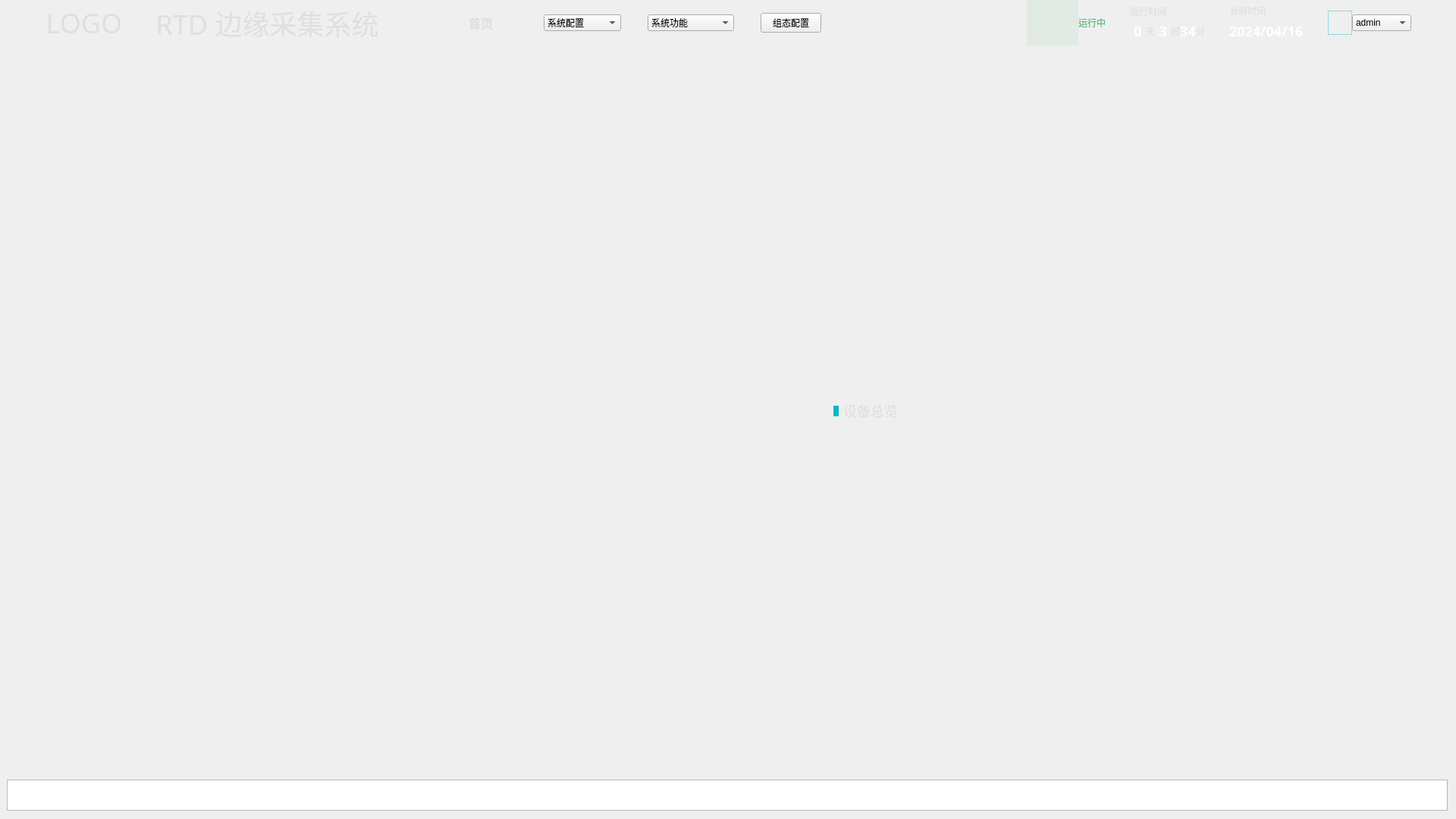
<?xml version="1.0" encoding="UTF-8"?>
<ui version="4.0">
 <class>MainWindow</class>
 <widget class="QMainWindow" name="MainWindow">
  <property name="geometry">
   <rect>
    <x>0</x>
    <y>0</y>
    <width>1920</width>
    <height>1080</height>
   </rect>
  </property>
  <property name="windowTitle">
   <string>MainWindow</string>
  </property>
  <widget class="QWidget" name="centralwidget">
   <property name="styleSheet">
    <string notr="true">#centralwidget{background-image: url(:/images/image/mainBg.png);}</string>
   </property>
   <layout class="QVBoxLayout" name="verticalLayout_2">
    <property name="spacing">
     <number>0</number>
    </property>
    <property name="leftMargin">
     <number>0</number>
    </property>
    <property name="topMargin">
     <number>0</number>
    </property>
    <property name="rightMargin">
     <number>0</number>
    </property>
    <property name="bottomMargin">
     <number>0</number>
    </property>
    <item>
     <widget class="QWidget" name="status" native="true">
      <property name="sizePolicy">
       <sizepolicy hsizetype="Preferred" vsizetype="Fixed">
        <horstretch>0</horstretch>
        <verstretch>0</verstretch>
       </sizepolicy>
      </property>
      <property name="minimumSize">
       <size>
        <width>0</width>
        <height>60</height>
       </size>
      </property>
      <layout class="QHBoxLayout" name="horizontalLayout_2">
       <property name="leftMargin">
        <number>0</number>
       </property>
       <property name="topMargin">
        <number>0</number>
       </property>
       <property name="rightMargin">
        <number>0</number>
       </property>
       <property name="bottomMargin">
        <number>0</number>
       </property>
       <item>
        <widget class="QWidget" name="status1" native="true">
         <property name="sizePolicy">
          <sizepolicy hsizetype="Fixed" vsizetype="Preferred">
           <horstretch>0</horstretch>
           <verstretch>0</verstretch>
          </sizepolicy>
         </property>
         <layout class="QHBoxLayout" name="horizontalLayout_6">
          <property name="spacing">
           <number>0</number>
          </property>
          <property name="sizeConstraint">
           <enum>QLayout::SetNoConstraint</enum>
          </property>
          <property name="leftMargin">
           <number>0</number>
          </property>
          <property name="topMargin">
           <number>0</number>
          </property>
          <property name="rightMargin">
           <number>0</number>
          </property>
          <property name="bottomMargin">
           <number>0</number>
          </property>
          <item>
           <spacer name="horizontalSpacer">
            <property name="orientation">
             <enum>Qt::Horizontal</enum>
            </property>
            <property name="sizeType">
             <enum>QSizePolicy::Fixed</enum>
            </property>
            <property name="sizeHint" stdset="0">
             <size>
              <width>32</width>
              <height>20</height>
             </size>
            </property>
           </spacer>
          </item>
          <item>
           <widget class="QLabel" name="logo">
            <property name="sizePolicy">
             <sizepolicy hsizetype="Fixed" vsizetype="Fixed">
              <horstretch>0</horstretch>
              <verstretch>0</verstretch>
             </sizepolicy>
            </property>
            <property name="minimumSize">
             <size>
              <width>134</width>
              <height>40</height>
             </size>
            </property>
            <property name="styleSheet">
             <string notr="true">width:105px;
height:47px;
line-height:normal;
text-shadow:0px 3px 6px rgba(0, 0, 0, 0.16);
font-family:YouSheBiaoTiHei;
color:#dfdfdf;
font-size:36px;</string>
            </property>
            <property name="text">
             <string>&lt;html&gt;&lt;head/&gt;&lt;body&gt;&lt;p&gt;LOGO&lt;/p&gt;&lt;/body&gt;&lt;/html&gt;</string>
            </property>
            <property name="alignment">
             <set>Qt::AlignCenter</set>
            </property>
           </widget>
          </item>
          <item>
           <spacer name="horizontalSpacer_2">
            <property name="orientation">
             <enum>Qt::Horizontal</enum>
            </property>
            <property name="sizeType">
             <enum>QSizePolicy::Fixed</enum>
            </property>
            <property name="sizeHint" stdset="0">
             <size>
              <width>24</width>
              <height>20</height>
             </size>
            </property>
           </spacer>
          </item>
          <item>
           <widget class="QLabel" name="title">
            <property name="sizePolicy">
             <sizepolicy hsizetype="Fixed" vsizetype="Preferred">
              <horstretch>0</horstretch>
              <verstretch>0</verstretch>
             </sizepolicy>
            </property>
            <property name="minimumSize">
             <size>
              <width>301</width>
              <height>47</height>
             </size>
            </property>
            <property name="styleSheet">
             <string notr="true">width:301px;
height:47px;
line-height:normal;
font-family:YouSheBiaoTiHei;
color:#dfdfdf;
font-size:36px;</string>
            </property>
            <property name="text">
             <string>RTD 边缘采集系统</string>
            </property>
            <property name="alignment">
             <set>Qt::AlignCenter</set>
            </property>
           </widget>
          </item>
          <item>
           <spacer name="horizontalSpacer_3">
            <property name="orientation">
             <enum>Qt::Horizontal</enum>
            </property>
            <property name="sizeType">
             <enum>QSizePolicy::Fixed</enum>
            </property>
            <property name="sizeHint" stdset="0">
             <size>
              <width>83</width>
              <height>20</height>
             </size>
            </property>
           </spacer>
          </item>
          <item>
           <widget class="QLabel" name="main">
            <property name="sizePolicy">
             <sizepolicy hsizetype="Fixed" vsizetype="Preferred">
              <horstretch>0</horstretch>
              <verstretch>0</verstretch>
             </sizepolicy>
            </property>
            <property name="minimumSize">
             <size>
              <width>96</width>
              <height>36</height>
             </size>
            </property>
            <property name="styleSheet">
             <string notr="true">width:32px;
height:16px;
line-height:normal;
font-family:Source Han Sans CN;
font-weight:700;
color:#dfdfdf;
font-size:16px;</string>
            </property>
            <property name="text">
             <string>首页</string>
            </property>
            <property name="alignment">
             <set>Qt::AlignCenter</set>
            </property>
           </widget>
          </item>
          <item>
           <spacer name="horizontalSpacer_4">
            <property name="orientation">
             <enum>Qt::Horizontal</enum>
            </property>
            <property name="sizeType">
             <enum>QSizePolicy::Fixed</enum>
            </property>
            <property name="sizeHint" stdset="0">
             <size>
              <width>35</width>
              <height>20</height>
             </size>
            </property>
           </spacer>
          </item>
          <item>
           <widget class="QComboBox" name="sysConfig">
            <property name="currentIndex">
             <number>0</number>
            </property>
            <item>
             <property name="text">
              <string>系统配置</string>
             </property>
            </item>
            <item>
             <property name="text">
              <string>RTD配置</string>
             </property>
            </item>
            <item>
             <property name="text">
              <string>测点配置</string>
             </property>
            </item>
            <item>
             <property name="text">
              <string>检测系统配置</string>
             </property>
            </item>
           </widget>
          </item>
          <item>
           <spacer name="horizontalSpacer_5">
            <property name="orientation">
             <enum>Qt::Horizontal</enum>
            </property>
            <property name="sizeType">
             <enum>QSizePolicy::Fixed</enum>
            </property>
            <property name="sizeHint" stdset="0">
             <size>
              <width>35</width>
              <height>20</height>
             </size>
            </property>
           </spacer>
          </item>
          <item>
           <widget class="QComboBox" name="sysFunction">
            <item>
             <property name="text">
              <string>系统功能</string>
             </property>
            </item>
            <item>
             <property name="text">
              <string>数据查询</string>
             </property>
            </item>
            <item>
             <property name="text">
              <string>告警列表</string>
             </property>
            </item>
            <item>
             <property name="text">
              <string>继电器异常列表</string>
             </property>
            </item>
            <item>
             <property name="text">
              <string>运行</string>
             </property>
            </item>
            <item>
             <property name="text">
              <string>停止</string>
             </property>
            </item>
           </widget>
          </item>
          <item>
           <spacer name="horizontalSpacer_6">
            <property name="orientation">
             <enum>Qt::Horizontal</enum>
            </property>
            <property name="sizeType">
             <enum>QSizePolicy::Fixed</enum>
            </property>
            <property name="sizeHint" stdset="0">
             <size>
              <width>35</width>
              <height>20</height>
             </size>
            </property>
           </spacer>
          </item>
          <item>
           <widget class="QPushButton" name="configuration">
            <property name="text">
             <string>组态配置</string>
            </property>
           </widget>
          </item>
         </layout>
        </widget>
       </item>
       <item>
        <spacer name="horizontalSpacer_7">
         <property name="orientation">
          <enum>Qt::Horizontal</enum>
         </property>
         <property name="sizeType">
          <enum>QSizePolicy::Fixed</enum>
         </property>
         <property name="sizeHint" stdset="0">
          <size>
           <width>253</width>
           <height>20</height>
          </size>
         </property>
        </spacer>
       </item>
       <item>
        <widget class="QWidget" name="status2" native="true">
         <property name="sizePolicy">
          <sizepolicy hsizetype="Fixed" vsizetype="Preferred">
           <horstretch>0</horstretch>
           <verstretch>0</verstretch>
          </sizepolicy>
         </property>
         <layout class="QHBoxLayout" name="horizontalLayout_4">
          <property name="spacing">
           <number>0</number>
          </property>
          <property name="leftMargin">
           <number>0</number>
          </property>
          <property name="topMargin">
           <number>0</number>
          </property>
          <property name="rightMargin">
           <number>5</number>
          </property>
          <property name="bottomMargin">
           <number>0</number>
          </property>
          <item>
           <widget class="QLabel" name="run">
            <property name="sizePolicy">
             <sizepolicy hsizetype="Fixed" vsizetype="Fixed">
              <horstretch>0</horstretch>
              <verstretch>0</verstretch>
             </sizepolicy>
            </property>
            <property name="minimumSize">
             <size>
              <width>68</width>
              <height>68</height>
             </size>
            </property>
            <property name="styleSheet">
             <string notr="true">width:68px;
height:68px;
background:rgba(92, 186, 117, 0.1);</string>
            </property>
            <property name="text">
             <string/>
            </property>
            <property name="pixmap">
             <pixmap resource="res.qrc">:/images/image/run.png</pixmap>
            </property>
            <property name="alignment">
             <set>Qt::AlignCenter</set>
            </property>
           </widget>
          </item>
          <item>
           <widget class="QLabel" name="runText">
            <property name="styleSheet">
             <string notr="true">width: 36px;
height: 12px;
line-height: normal;
font-family: Source Han Sans CN;
color: #5cba75;
font-size: 12px;
text-align: right;</string>
            </property>
            <property name="text">
             <string>运行中</string>
            </property>
           </widget>
          </item>
          <item>
           <spacer name="horizontalSpacer_8">
            <property name="orientation">
             <enum>Qt::Horizontal</enum>
            </property>
            <property name="sizeType">
             <enum>QSizePolicy::Fixed</enum>
            </property>
            <property name="sizeHint" stdset="0">
             <size>
              <width>32</width>
              <height>20</height>
             </size>
            </property>
           </spacer>
          </item>
          <item>
           <widget class="QWidget" name="verticalWidget_2" native="true">
            <property name="sizePolicy">
             <sizepolicy hsizetype="Fixed" vsizetype="Fixed">
              <horstretch>0</horstretch>
              <verstretch>0</verstretch>
             </sizepolicy>
            </property>
            <layout class="QVBoxLayout" name="verticalLayout_3">
             <property name="spacing">
              <number>0</number>
             </property>
             <property name="leftMargin">
              <number>0</number>
             </property>
             <property name="topMargin">
              <number>0</number>
             </property>
             <property name="rightMargin">
              <number>0</number>
             </property>
             <property name="bottomMargin">
              <number>0</number>
             </property>
             <item>
              <widget class="QLabel" name="runTime">
               <property name="sizePolicy">
                <sizepolicy hsizetype="Fixed" vsizetype="Fixed">
                 <horstretch>0</horstretch>
                 <verstretch>0</verstretch>
                </sizepolicy>
               </property>
               <property name="minimumSize">
                <size>
                 <width>48</width>
                 <height>12</height>
                </size>
               </property>
               <property name="styleSheet">
                <string notr="true">width:48px;
height:12px;
line-height:normal;
font-family:Source Han Sans CN;
color:#dfdfdf;
font-size:12px;
text-align:right;</string>
               </property>
               <property name="text">
                <string>运行时间</string>
               </property>
              </widget>
             </item>
             <item>
              <spacer name="verticalSpacer">
               <property name="orientation">
                <enum>Qt::Vertical</enum>
               </property>
               <property name="sizeHint" stdset="0">
                <size>
                 <width>20</width>
                 <height>4</height>
                </size>
               </property>
              </spacer>
             </item>
             <item>
              <widget class="QWidget" name="horizontalWidget_2" native="true">
               <property name="sizePolicy">
                <sizepolicy hsizetype="Fixed" vsizetype="Fixed">
                 <horstretch>0</horstretch>
                 <verstretch>0</verstretch>
                </sizepolicy>
               </property>
               <layout class="QHBoxLayout" name="horizontalLayout_5">
                <property name="spacing">
                 <number>0</number>
                </property>
                <property name="sizeConstraint">
                 <enum>QLayout::SetFixedSize</enum>
                </property>
                <property name="leftMargin">
                 <number>0</number>
                </property>
                <property name="topMargin">
                 <number>0</number>
                </property>
                <property name="rightMargin">
                 <number>0</number>
                </property>
                <property name="bottomMargin">
                 <number>0</number>
                </property>
                <item>
                 <widget class="QLabel" name="day">
                  <property name="sizePolicy">
                   <sizepolicy hsizetype="Fixed" vsizetype="Fixed">
                    <horstretch>0</horstretch>
                    <verstretch>0</verstretch>
                   </sizepolicy>
                  </property>
                  <property name="minimumSize">
                   <size>
                    <width>21</width>
                    <height>22</height>
                   </size>
                  </property>
                  <property name="baseSize">
                   <size>
                    <width>21</width>
                    <height>0</height>
                   </size>
                  </property>
                  <property name="styleSheet">
                   <string notr="true">width: 10px;
height: 22px;
line-height: normal;
font-family: DIN;
font-weight: 700;
color: #ffffff;
font-size: 18px;</string>
                  </property>
                  <property name="text">
                   <string>0</string>
                  </property>
                  <property name="alignment">
                   <set>Qt::AlignCenter</set>
                  </property>
                 </widget>
                </item>
                <item>
                 <widget class="QLabel" name="label_5">
                  <property name="styleSheet">
                   <string notr="true">width:12px;
height:12px;
line-height:normal;
font-family:Source Han Sans CN;
color:#dfdfdf;
font-size:12px;
text-align:right;</string>
                  </property>
                  <property name="text">
                   <string>天</string>
                  </property>
                 </widget>
                </item>
                <item>
                 <widget class="QLabel" name="hour">
                  <property name="sizePolicy">
                   <sizepolicy hsizetype="Fixed" vsizetype="Fixed">
                    <horstretch>0</horstretch>
                    <verstretch>0</verstretch>
                   </sizepolicy>
                  </property>
                  <property name="minimumSize">
                   <size>
                    <width>21</width>
                    <height>0</height>
                   </size>
                  </property>
                  <property name="baseSize">
                   <size>
                    <width>21</width>
                    <height>0</height>
                   </size>
                  </property>
                  <property name="styleSheet">
                   <string notr="true">width: 10px;
height: 22px;
line-height: normal;
font-family: DIN;
font-weight: 700;
color: #ffffff;
font-size: 18px;
</string>
                  </property>
                  <property name="text">
                   <string>3</string>
                  </property>
                  <property name="alignment">
                   <set>Qt::AlignCenter</set>
                  </property>
                 </widget>
                </item>
                <item>
                 <widget class="QLabel" name="label_3">
                  <property name="sizePolicy">
                   <sizepolicy hsizetype="Fixed" vsizetype="Fixed">
                    <horstretch>0</horstretch>
                    <verstretch>0</verstretch>
                   </sizepolicy>
                  </property>
                  <property name="styleSheet">
                   <string notr="true">width:12px;
height:12px;
line-height:normal;
font-family:Source Han Sans CN;
color:#dfdfdf;
font-size:12px;
text-align:right;</string>
                  </property>
                  <property name="text">
                   <string>时</string>
                  </property>
                 </widget>
                </item>
                <item>
                 <widget class="QLabel" name="min">
                  <property name="sizePolicy">
                   <sizepolicy hsizetype="Fixed" vsizetype="Fixed">
                    <horstretch>0</horstretch>
                    <verstretch>0</verstretch>
                   </sizepolicy>
                  </property>
                  <property name="minimumSize">
                   <size>
                    <width>21</width>
                    <height>22</height>
                   </size>
                  </property>
                  <property name="styleSheet">
                   <string notr="true">width: 10px;
height: 22px;
line-height: normal;
font-family: DIN;
font-weight: 700;
color: #ffffff;
font-size: 18px;</string>
                  </property>
                  <property name="text">
                   <string>34</string>
                  </property>
                  <property name="alignment">
                   <set>Qt::AlignCenter</set>
                  </property>
                 </widget>
                </item>
                <item>
                 <widget class="QLabel" name="label">
                  <property name="styleSheet">
                   <string notr="true">width:12px;
height:12px;
line-height:normal;
font-family:Source Han Sans CN;
color:#dfdfdf;
font-size:12px;
text-align:right;</string>
                  </property>
                  <property name="text">
                   <string>分</string>
                  </property>
                 </widget>
                </item>
               </layout>
              </widget>
             </item>
            </layout>
           </widget>
          </item>
          <item>
           <spacer name="horizontalSpacer_9">
            <property name="orientation">
             <enum>Qt::Horizontal</enum>
            </property>
            <property name="sizeType">
             <enum>QSizePolicy::Fixed</enum>
            </property>
            <property name="sizeHint" stdset="0">
             <size>
              <width>32</width>
              <height>20</height>
             </size>
            </property>
           </spacer>
          </item>
          <item>
           <widget class="QWidget" name="verticalWidget" native="true">
            <layout class="QVBoxLayout" name="verticalLayout_5">
             <property name="spacing">
              <number>0</number>
             </property>
             <property name="leftMargin">
              <number>0</number>
             </property>
             <property name="topMargin">
              <number>0</number>
             </property>
             <property name="rightMargin">
              <number>0</number>
             </property>
             <property name="bottomMargin">
              <number>0</number>
             </property>
             <item>
              <widget class="QLabel" name="label_2">
               <property name="sizePolicy">
                <sizepolicy hsizetype="Fixed" vsizetype="Fixed">
                 <horstretch>0</horstretch>
                 <verstretch>0</verstretch>
                </sizepolicy>
               </property>
               <property name="styleSheet">
                <string notr="true">width:48px;
height:12px;
line-height:normal;
font-family:Source Han Sans CN;
color:#dfdfdf;
font-size:12px;
text-align:right;</string>
               </property>
               <property name="text">
                <string>当前时间</string>
               </property>
              </widget>
             </item>
             <item>
              <widget class="QLabel" name="curTime">
               <property name="sizePolicy">
                <sizepolicy hsizetype="Fixed" vsizetype="Fixed">
                 <horstretch>0</horstretch>
                 <verstretch>0</verstretch>
                </sizepolicy>
               </property>
               <property name="styleSheet">
                <string notr="true">width: 152px;
height: 22px;
line-height: normal;
font-family: DIN;
font-weight: 700;
color: #ffffff;
font-size: 18px;</string>
               </property>
               <property name="text">
                <string>2024/04/16</string>
               </property>
              </widget>
             </item>
            </layout>
           </widget>
          </item>
          <item>
           <widget class="QWidget" name="horizontalWidget" native="true">
            <layout class="QHBoxLayout" name="horizontalLayout_7">
             <property name="spacing">
              <number>0</number>
             </property>
             <property name="leftMargin">
              <number>32</number>
             </property>
             <property name="topMargin">
              <number>0</number>
             </property>
             <property name="rightMargin">
              <number>0</number>
             </property>
             <property name="bottomMargin">
              <number>0</number>
             </property>
             <item>
              <widget class="QLabel" name="head">
               <property name="sizePolicy">
                <sizepolicy hsizetype="Fixed" vsizetype="Fixed">
                 <horstretch>0</horstretch>
                 <verstretch>0</verstretch>
                </sizepolicy>
               </property>
               <property name="minimumSize">
                <size>
                 <width>32</width>
                 <height>32</height>
                </size>
               </property>
               <property name="baseSize">
                <size>
                 <width>32</width>
                 <height>32</height>
                </size>
               </property>
               <property name="styleSheet">
                <string notr="true">width:32px;
height:32px;
background:radial-gradient(ellipse 50% 50% at 50% 50% ,rgba(47, 92, 104, 0) 0%,rgba(9, 183, 192, 0.4) 100%);
border:1px solid;
border-color:rgba(9, 183, 192, 0.4);</string>
               </property>
               <property name="text">
                <string/>
               </property>
               <property name="pixmap">
                <pixmap resource="res.qrc">:/images/image/head.png</pixmap>
               </property>
               <property name="alignment">
                <set>Qt::AlignCenter</set>
               </property>
              </widget>
             </item>
             <item>
              <widget class="QComboBox" name="comboBox">
               <item>
                <property name="text">
                 <string>admin</string>
                </property>
               </item>
               <item>
                <property name="text">
                 <string>用户管理</string>
                </property>
               </item>
               <item>
                <property name="text">
                 <string>切换用户</string>
                </property>
               </item>
               <item>
                <property name="text">
                 <string>最小化</string>
                </property>
               </item>
               <item>
                <property name="text">
                 <string>退出系统</string>
                </property>
               </item>
              </widget>
             </item>
            </layout>
           </widget>
          </item>
         </layout>
        </widget>
       </item>
       <item>
        <spacer name="horizontalSpacer_10">
         <property name="orientation">
          <enum>Qt::Horizontal</enum>
         </property>
         <property name="sizeType">
          <enum>QSizePolicy::Fixed</enum>
         </property>
         <property name="sizeHint" stdset="0">
          <size>
           <width>40</width>
           <height>20</height>
          </size>
         </property>
        </spacer>
       </item>
      </layout>
     </widget>
    </item>
    <item>
     <widget class="QWidget" name="overview" native="true">
      <property name="sizePolicy">
       <sizepolicy hsizetype="Preferred" vsizetype="Fixed">
        <horstretch>0</horstretch>
        <verstretch>0</verstretch>
       </sizepolicy>
      </property>
      <property name="minimumSize">
       <size>
        <width>0</width>
        <height>957</height>
       </size>
      </property>
      <layout class="QHBoxLayout" name="horizontalLayout" stretch="3,2">
       <property name="spacing">
        <number>0</number>
       </property>
       <property name="leftMargin">
        <number>0</number>
       </property>
       <item>
        <widget class="QLabel" name="label_4">
         <property name="styleSheet">
          <string notr="true"/>
         </property>
         <property name="text">
          <string/>
         </property>
         <property name="pixmap">
          <pixmap resource="res.qrc">:/images/image/mainSys.png</pixmap>
         </property>
         <property name="alignment">
          <set>Qt::AlignCenter</set>
         </property>
        </widget>
       </item>
       <item>
        <widget class="QWidget" name="verticalWidget" native="true">
         <layout class="QVBoxLayout" name="verticalLayout_6">
          <property name="spacing">
           <number>0</number>
          </property>
          <property name="bottomMargin">
           <number>1</number>
          </property>
          <item>
           <widget class="QWidget" name="horizontalWidget_2" native="true">
            <property name="sizePolicy">
             <sizepolicy hsizetype="Fixed" vsizetype="Fixed">
              <horstretch>0</horstretch>
              <verstretch>0</verstretch>
             </sizepolicy>
            </property>
            <property name="minimumSize">
             <size>
              <width>824</width>
              <height>56</height>
             </size>
            </property>
            <property name="baseSize">
             <size>
              <width>824</width>
              <height>56</height>
             </size>
            </property>
            <property name="styleSheet">
             <string notr="true">background:linear-gradient(90.55deg,#a6e8f9 0.03%,#6c777c 98.88%);
backdrop-filter:blur(22px);</string>
            </property>
            <layout class="QHBoxLayout" name="horizontalLayout_8">
             <item>
              <spacer name="horizontalSpacer_11">
               <property name="orientation">
                <enum>Qt::Horizontal</enum>
               </property>
               <property name="sizeType">
                <enum>QSizePolicy::Fixed</enum>
               </property>
               <property name="sizeHint" stdset="0">
                <size>
                 <width>12</width>
                 <height>20</height>
                </size>
               </property>
              </spacer>
             </item>
             <item>
              <widget class="QLabel" name="label_6">
               <property name="sizePolicy">
                <sizepolicy hsizetype="Fixed" vsizetype="Fixed">
                 <horstretch>0</horstretch>
                 <verstretch>0</verstretch>
                </sizepolicy>
               </property>
               <property name="minimumSize">
                <size>
                 <width>3</width>
                 <height>0</height>
                </size>
               </property>
               <property name="baseSize">
                <size>
                 <width>3</width>
                 <height>0</height>
                </size>
               </property>
               <property name="styleSheet">
                <string notr="true">width:3px;
height:14px;
background:#09b7c0;</string>
               </property>
               <property name="text">
                <string/>
               </property>
               <property name="alignment">
                <set>Qt::AlignLeading|Qt::AlignLeft|Qt::AlignVCenter</set>
               </property>
              </widget>
             </item>
             <item>
              <widget class="QLabel" name="label_7">
               <property name="sizePolicy">
                <sizepolicy hsizetype="Preferred" vsizetype="Fixed">
                 <horstretch>0</horstretch>
                 <verstretch>0</verstretch>
                </sizepolicy>
               </property>
               <property name="font">
                <font>
                 <family>YouSheBiaoTiHei</family>
                 <pointsize>-1</pointsize>
                </font>
               </property>
               <property name="styleSheet">
                <string notr="true">width:66px;
height:23px;
line-height:normal;
font-family:YouSheBiaoTiHei;
color:#dfdfdf;
font-size:18px;
text-align:right;</string>
               </property>
               <property name="text">
                <string>设备总览</string>
               </property>
              </widget>
             </item>
            </layout>
           </widget>
          </item>
          <item>
           <layout class="QFormLayout" name="formLayout_2"/>
          </item>
         </layout>
        </widget>
       </item>
      </layout>
     </widget>
    </item>
    <item>
     <widget class="QWidget" name="nav" native="true">
      <property name="sizePolicy">
       <sizepolicy hsizetype="Preferred" vsizetype="Fixed">
        <horstretch>0</horstretch>
        <verstretch>0</verstretch>
       </sizepolicy>
      </property>
      <property name="minimumSize">
       <size>
        <width>0</width>
        <height>60</height>
       </size>
      </property>
      <layout class="QHBoxLayout" name="horizontalLayout_3">
       <property name="topMargin">
        <number>11</number>
       </property>
       <property name="rightMargin">
        <number>11</number>
       </property>
       <property name="bottomMargin">
        <number>11</number>
       </property>
       <item>
        <widget class="QColumnView" name="columnView"/>
       </item>
      </layout>
     </widget>
    </item>
   </layout>
  </widget>
 </widget>
 <resources>
  <include location="res.qrc"/>
 </resources>
 <connections/>
</ui>
